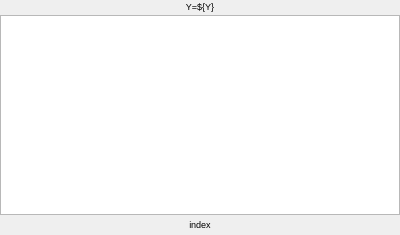
<?xml version="1.0" ?>
<ui version="4.0">
  <class>Dialog</class>
  <widget class="PyDMFrame" name="screen">
    <property name="geometry">
      <rect>
        <x>578</x>
        <y>571</y>
        <width>400</width>
        <height>235</height>
      </rect>
    </property>
    <property name="minimumSize">
      <size>
        <width>400</width>
        <height>235</height>
      </size>
    </property>
    <property name="styleSheet">
      <string notr="true">PyDMFrame#screen {
  color: rgb(0, 0, 0);
  background-color: rgb(255, 255, 255);
  }</string>
    </property>
    <property name="windowTitle">
      <string>arrayPlotNoX</string>
    </property>
    <layout class="QGridLayout" name="gridLayout" columnstretch="400" rowstretch="13,2,200,3,13,4">
      <property name="leftMargin">
        <number>0</number>
      </property>
      <property name="topMargin">
        <number>0</number>
      </property>
      <property name="rightMargin">
        <number>0</number>
      </property>
      <property name="bottomMargin">
        <number>0</number>
      </property>
      <property name="horizontalSpacing">
        <number>0</number>
      </property>
      <property name="verticalSpacing">
        <number>0</number>
      </property>
      <item row="2" column="0">
        <widget class="PyDMWaveformPlot" name="cartesian_plot">
          <property name="geometry">
            <rect>
              <x>0</x>
              <y>15</y>
              <width>400</width>
              <height>200</height>
            </rect>
          </property>
          <property name="sizePolicy">
            <sizepolicy hsizetype="Ignored" vsizetype="Ignored">
              <horstretch>0</horstretch>
              <verstretch>0</verstretch>
            </sizepolicy>
          </property>
          <property name="toolTip">
            <string>cartesian_plot</string>
          </property>
          <property name="title" stdset="0">
            <string/>
          </property>
          <property name="yLabels">
            <stringlist>
              <string>${YLABEL}</string>
            </stringlist>
          </property>
          <property name="curves" stdset="0">
            <stringlist>
              <string>{&quot;name&quot;: &quot;curve 1&quot;, &quot;y_channel&quot;: &quot;ca://${Y}&quot;, &quot;color&quot;: &quot;#000000&quot;, &quot;lineStyle&quot;: 1, &quot;lineWidth&quot;: 1, &quot;symbolSize&quot;: 10, &quot;redraw_mode&quot;: 2, &quot;block_size&quot;: 1200, &quot;x_channel&quot;: null}</string>
            </stringlist>
          </property>
          <property name="autoRangeX" stdset="0">
            <bool>true</bool>
          </property>
          <property name="autoRangeY" stdset="0">
            <bool>true</bool>
          </property>
          <property name="axisColor" stdset="0">
            <color>
              <red>0</red>
              <green>0</green>
              <blue>0</blue>
            </color>
          </property>
          <property name="backgroundColor" stdset="0">
            <color>
              <red>255</red>
              <green>255</green>
              <blue>255</blue>
            </color>
          </property>
        </widget>
      </item>
      <item row="0" column="0">
        <widget class="QLabel" name="text">
          <property name="geometry">
            <rect>
              <x>0</x>
              <y>0</y>
              <width>400</width>
              <height>13</height>
            </rect>
          </property>
          <property name="sizePolicy">
            <sizepolicy hsizetype="Ignored" vsizetype="Ignored">
              <horstretch>0</horstretch>
              <verstretch>0</verstretch>
            </sizepolicy>
          </property>
          <property name="text">
            <string>Y=${Y}</string>
          </property>
          <property name="font">
            <font>
              <pointsize>7</pointsize>
            </font>
          </property>
          <property name="brush" stdset="0">
            <brush brushstyle="SolidPattern">
              <color alpha="255">
                <red>0</red>
                <green>0</green>
                <blue>0</blue>
              </color>
            </brush>
          </property>
          <property name="toolTip">
            <string>text</string>
          </property>
          <property name="alignment">
            <set>Qt::AlignCenter</set>
          </property>
          <property name="styleSheet">
            <string notr="true">QLabel#text {
  color: rgb(0, 0, 0);
  }</string>
          </property>
        </widget>
      </item>
      <item row="4" column="0">
        <widget class="QLabel" name="text_1">
          <property name="geometry">
            <rect>
              <x>0</x>
              <y>218</y>
              <width>400</width>
              <height>13</height>
            </rect>
          </property>
          <property name="sizePolicy">
            <sizepolicy hsizetype="Ignored" vsizetype="Ignored">
              <horstretch>0</horstretch>
              <verstretch>0</verstretch>
            </sizepolicy>
          </property>
          <property name="text">
            <string>index</string>
          </property>
          <property name="font">
            <font>
              <pointsize>7</pointsize>
            </font>
          </property>
          <property name="brush" stdset="0">
            <brush brushstyle="SolidPattern">
              <color alpha="255">
                <red>0</red>
                <green>0</green>
                <blue>0</blue>
              </color>
            </brush>
          </property>
          <property name="toolTip">
            <string>text_1</string>
          </property>
          <property name="alignment">
            <set>Qt::AlignCenter</set>
          </property>
          <property name="styleSheet">
            <string notr="true">QLabel#text_1 {
  color: rgb(0, 0, 0);
  }</string>
          </property>
        </widget>
      </item>
    </layout>
    <zorder>cartesian_plot</zorder>
    <zorder>text</zorder>
    <zorder>text_1</zorder>
  </widget>
  <customwidgets>
    <customwidget>
      <class>PyDMWaveformPlot</class>
      <extends>QGraphicsView</extends>
      <header>pydm.widgets.waveformplot</header>
    </customwidget>
    <customwidget>
      <class>PyDMLabel</class>
      <extends>QLabel</extends>
      <header>pydm.widgets.label</header>
    </customwidget>
    <customwidget>
      <class>PyDMFrame</class>
      <extends>QFrame</extends>
      <header>pydm.widgets.frame</header>
    </customwidget>
  </customwidgets>
</ui>
